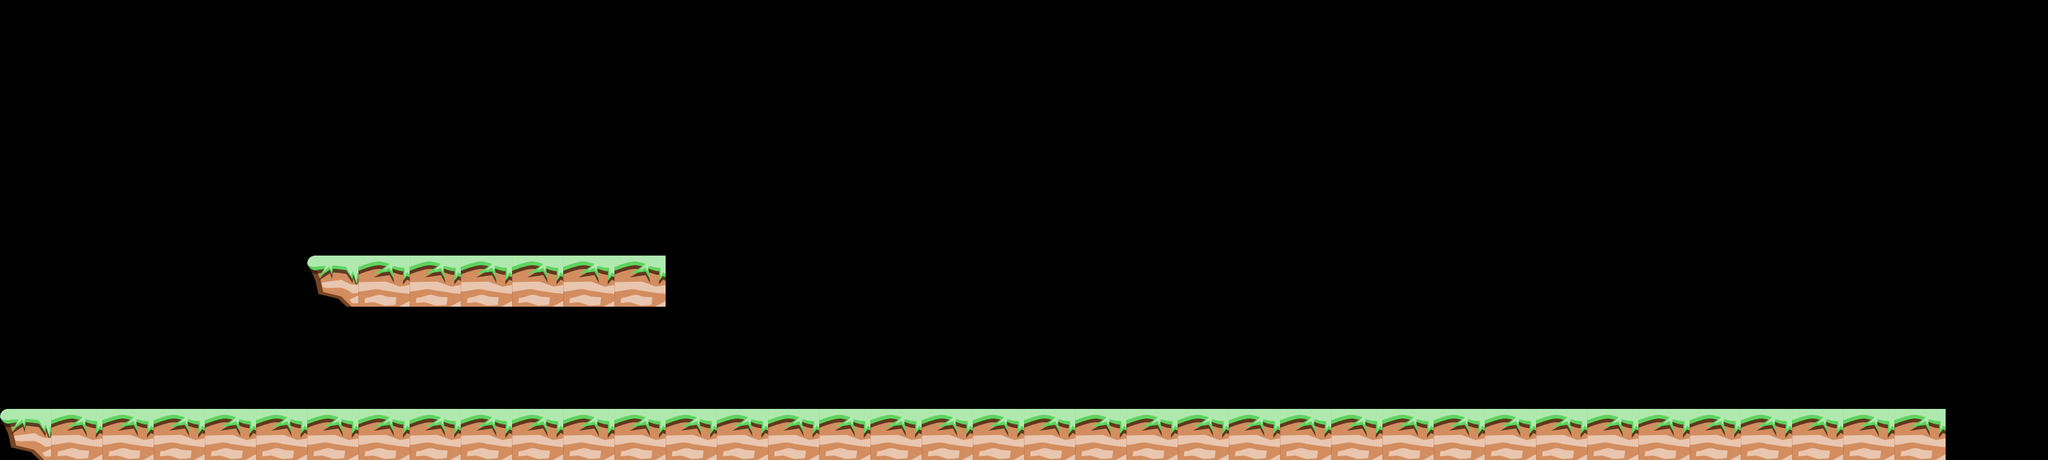

Below is a game level as drawn by its tile map, then a one-line description and the .tmx that defines it (tile-layer data replaced by summaries):
An orthogonal 40x9 tile map with 80x80 px tiles, 1 tile layer (road), 2 tilesets.

<map version="1.0" orientation="orthogonal" width="40" height="9" tilewidth="80" tileheight="80">
 <tileset firstgid="1" name="tile1" tilewidth="80" tileheight="80">
  <image source="../../../desktop/assets-raw/Image/tile1.png" width="100" height="100" />
 </tileset>
 <tileset firstgid="2" name="tile2" tilewidth="80" tileheight="80">
  <image source="../../../desktop/assets-raw/Image/tile2.png" width="100" height="100" />
 </tileset>
 <layer name="road" width="40" height="9">
  <data>[360 cells, 45 non-empty, 2 distinct tile ids]</data>
 </layer>
</map>